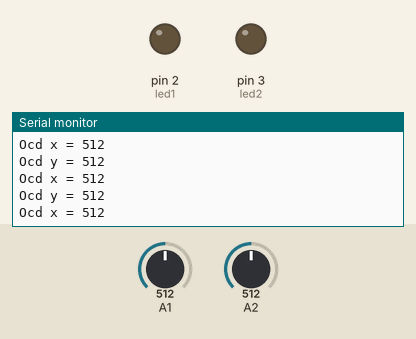
Simulated run of this sketch. Board: Arduino Uno, built with avr-gcc and run on an emulated ATmega328P. Parts: output pins drawn as LEDs (lit = HIGH), the last lines printed to the serial monitor. The inputs (shaded band) are chosen by the test bench; at power-on: A1 = 512, A2 = 512.

Above: at 1.2 s.
1.3 s: A1 set to 109
At 2.0 s:
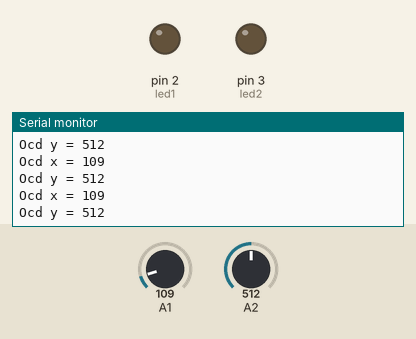
4.3 s: A1 set to 94
At 4.9 s:
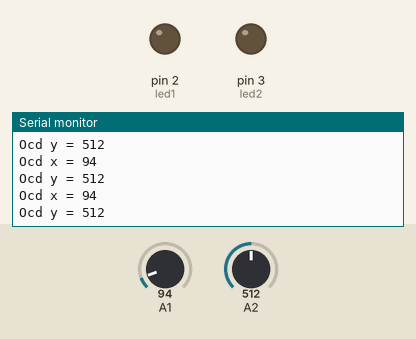
Timing chart, 0 to 7.3 s (numbered marks = the images above; inputs shaded):
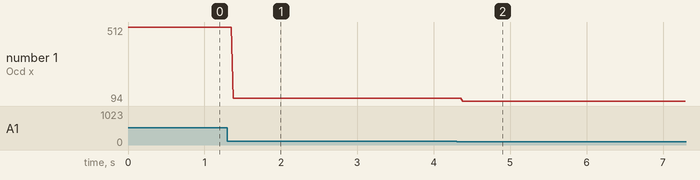

Measured:
- after the input at 1.3 s, the serial monitor: prints a new line after 0.08 s (image 1)
- after the input at 4.3 s, the serial monitor: prints a new line after 0.08 s (image 2)
- plotted number 1: 512 → 109 after the input at 1.3 s, 109 → 94 after the input at 4.3 s

The sketch:

3B_djostik_12.ino
```cpp
int led1 = 2;
int led2 = 3;
int flag = 0;
void setup()
{
  Serial.begin(9600);
  pinMode(led1, OUTPUT);
  pinMode(led2, OUTPUT);
}
void loop()
{
  int x = analogRead(A1);
  int y = analogRead(A2);
  Serial.println("Ocd x = " + (String)x);
  Serial.println("Ocd y = " + (String)y);
  if (x == 0)
  {
    flag += 1;
  }
  else if (x == 1023)
  {
    flag -= 1;
  }
  if (flag == 1)
  {
    digitalWrite(led1, y);
    delay(100);
    digitalWrite(led1, y);
    delay(100);
  }
  else if (flag == 2)
  {
    digitalWrite(led2, y);
    delay(100);
    digitalWrite(led2, y);
    delay(100);
  }
}
```
